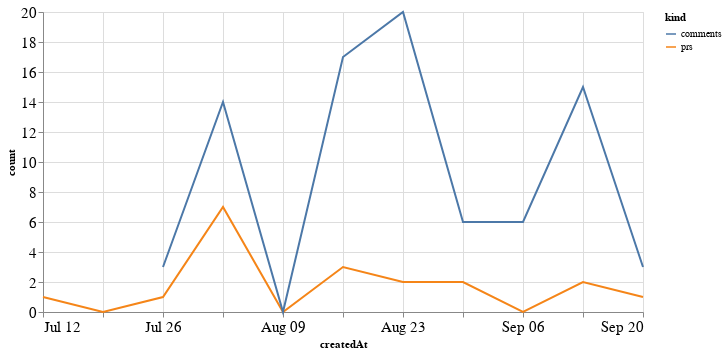

Source (notebook cell):
### Code cell
alt.Chart(total_time, width=600).mark_line().encode(
    x='createdAt',
    y='count',
    color='kind'
)

### Figure 1 — Vega-Lite specification as saved in the notebook (floating-point values rounded to 4 significant figures)
{"config": {"axisLeft": {"labelFontSize": 15}, "axisBottom": {"labelFontSize": 15}}, "data": {"name": "data-758ba0c144bf14b21e165273ca6d054b"}, "mark": "line", "encoding": {"color": {"type": "nominal", "field": "kind"}, "x": {"type": "temporal", "field": "createdAt"}, "y": {"type": "quantitative", "field": "count"}}, "width": 600, "$schema": "https://vega.github.io/schema/vega-lite/v4.8.1.json", "datasets": {"data-758ba0c144bf14b21e165273ca6d054b": [{"createdAt": "2020-07-12T00:00:00", "kind": "prs", "count": 1.0}, {"createdAt": "2020-07-19T00:00:00", "kind": "prs", "count": 0.0}, {"createdAt": "2020-07-26T00:00:00", "kind": "prs", "count": 1.0}, {"createdAt": "2020-08-02T00:00:00", "kind": "prs", "count": 7.0}, {"createdAt": "2020-08-09T00:00:00", "kind": "prs", "count": 0.0}, {"createdAt": "2020-08-16T00:00:00", "kind": "prs", "count": 3.0}, {"createdAt": "2020-08-23T00:00:00", "kind": "prs", "count": 2.0}, {"createdAt": "2020-08-30T00:00:00", "kind": "prs", "count": 2.0}, {"createdAt": "2020-09-06T00:00:00", "kind": "prs", "count": 0.0}, {"createdAt": "2020-09-13T00:00:00", "kind": "prs", "count": 2.0}, {"createdAt": "2020-09-20T00:00:00", "kind": "prs", "count": 1.0}, {"createdAt": "2020-07-12T00:00:00", "kind": "comments", "count": null}, {"createdAt": "2020-07-19T00:00:00", "kind": "comments", "count": null}, {"createdAt": "2020-07-26T00:00:00", "kind": "comments", "count": 3.0}, {"createdAt": "2020-08-02T00:00:00", "kind": "comments", "count": 14.0}, {"createdAt": "2020-08-09T00:00:00", "kind": "comments", "count": 0.0}, {"createdAt": "2020-08-16T00:00:00", "kind": "comments", "count": 17.0}, {"createdAt": "2020-08-23T00:00:00", "kind": "comments", "count": 20.0}, {"createdAt": "2020-08-30T00:00:00", "kind": "comments", "count": 6.0}, {"createdAt": "2020-09-06T00:00:00", "kind": "comments", "count": 6.0}, {"createdAt": "2020-09-13T00:00:00", "kind": "comments", "count": 15.0}, {"createdAt": "2020-09-20T00:00:00", "kind": "comments", "count": 3.0}]}}
